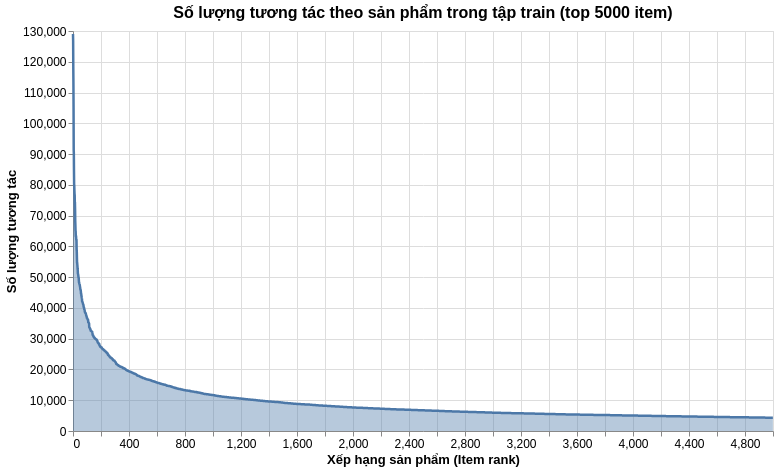

Notebook code for this chart:
### Markdown cell above
## 1.4. Xét phân phối longtail của sản phẩm trong tập train

### Code cell
item_counts = train_df.collect() \
                .explode('events') \
                .unnest('events') \
                .group_by('aid') \
                .agg(pl.len().alias('count')) \
                .sort('count', descending=True) \
                .with_row_index('rank')

longtail_chart = alt.Chart(item_counts.head(5000)).mark_area(
    line={'strokeWidth': 2.5},
    opacity=0.4
).encode(
    x=alt.X('rank:Q', title='Xếp hạng sản phẩm (Item rank)'),
    y=alt.Y('count:Q', title='Số lượng tương tác'),
    tooltip=['aid', 'count', 'rank']
).properties(
    width=700, height=400,
    title=alt.TitleParams(
        text='Số lượng tương tác theo sản phẩm trong tập train (top 5000 item)',
        fontSize=16
    )
).configure_axis(
    labelFontSize=12,
    titleFontSize=13
)

longtail_chart.show()

### Figure 1 — Vega-Lite specification as saved in the notebook (floating-point values rounded to 4 significant figures; data arrays with more than 128 entries replaced by an {"elided": "..."} marker saying what was removed)
{"config": {"view": {"continuousWidth": 300, "continuousHeight": 300}, "axis": {"labelFontSize": 12, "titleFontSize": 13}}, "data": {"name": "data-9ee6fb01dd9c6f6d83de64ebde72a75b"}, "mark": {"type": "area", "line": {"strokeWidth": 2.5}, "opacity": 0.4}, "encoding": {"tooltip": [{"field": "aid", "type": "quantitative"}, {"field": "count", "type": "quantitative"}, {"field": "rank", "type": "quantitative"}], "x": {"field": "rank", "title": "Xếp hạng sản phẩm (Item rank)", "type": "quantitative"}, "y": {"field": "count", "title": "Số lượng tương tác", "type": "quantitative"}}, "height": 400, "title": {"text": "Số lượng tương tác theo sản phẩm trong tập train (top 5000 item)", "fontSize": 16}, "width": 700, "$schema": "https://vega.github.io/schema/vega-lite/v5.20.1.json", "datasets": {"data-9ee6fb01dd9c6f6d83de64ebde72a75b": {"elided": "5000 records"}}}
